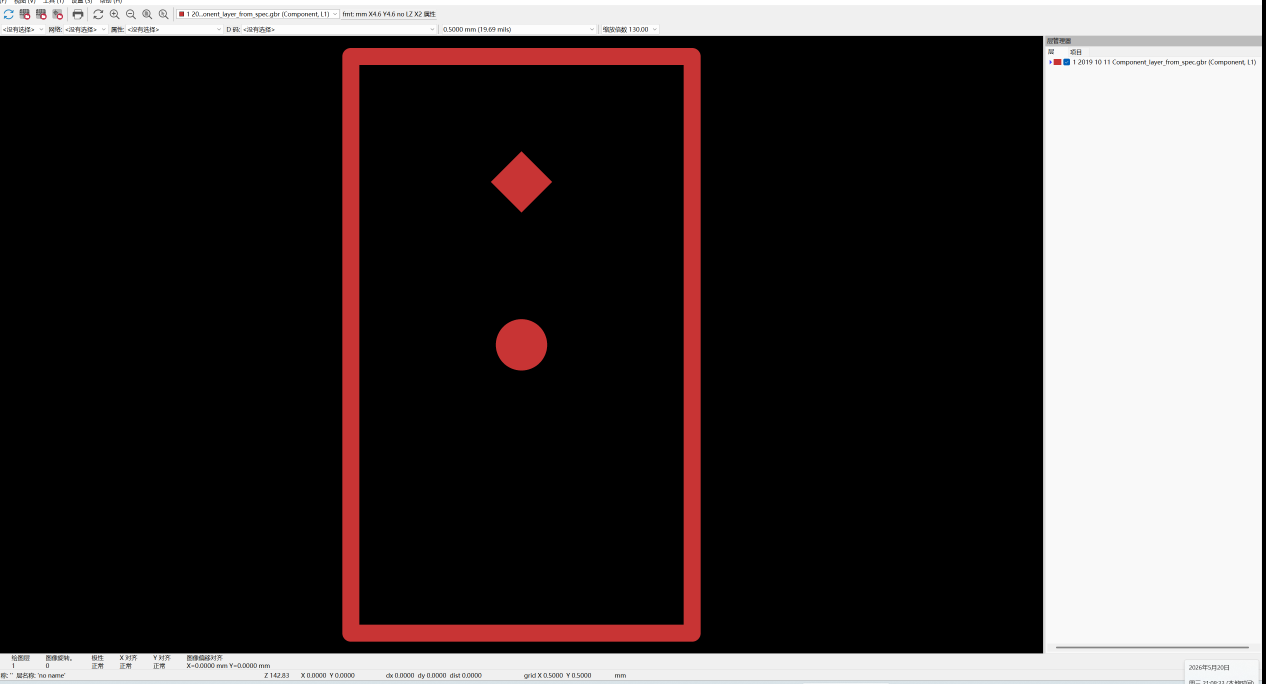
#> input picture test/screenshots/kicad/2019_10_11_Component_layer_from_spec.png, 3797 x 2052 px, found by its file name (shown at 1/3 size); its folder holds 4 pictures in this run
$ python crop-kicad-screenshots.py
#> lines starting #> are read from the running program, lines starting #| are printed output that depends on the picture
"""
裁剪 KiCad 截图到 canvas 区域 (去掉工具栏和状态栏)

KiCad GerbView 窗口布局 (3797x2052 at 2x DPI):
  - 工具栏: y=0~108
  - 画布:   y=108~1959
  - 状态栏: y=1959~2052
"""

import os
import sys
from PIL import Image

sys.stdout.reconfigure(encoding='utf-8')

KICAD_DIR = r'D:\projects\gerbview\test\screenshots\kicad'
OUTPUT_DIR = r'D:\projects\gerbview\test\screenshots\kicad_cropped'

# 固定裁剪区域 (通过亮度跳变分析确定)
CROP_TOP = 108
CROP_BOTTOM = 1959


def main():
    os.makedirs(OUTPUT_DIR, exist_ok=True)

    files = [f for f in os.listdir(KICAD_DIR) if f.endswith('.png')]
    print(f"找到 {len(files)} 个 KiCad 截图")

    for fname in sorted(files):
        path = os.path.join(KICAD_DIR, fname)
        img = Image.open(path)
#> img is the input picture: PIL image 3797x2052 RGB; mean R, G, B 69.4, 63.4, 63.4
        w, h = img.size
#> w = 3797; h = 2052

        # 确保边界在图片范围内
        top = min(CROP_TOP, h)
#> top = 108
        bottom = min(CROP_BOTTOM, h)
#> bottom = 1959

        cropped = img.crop((0, top, w, bottom))
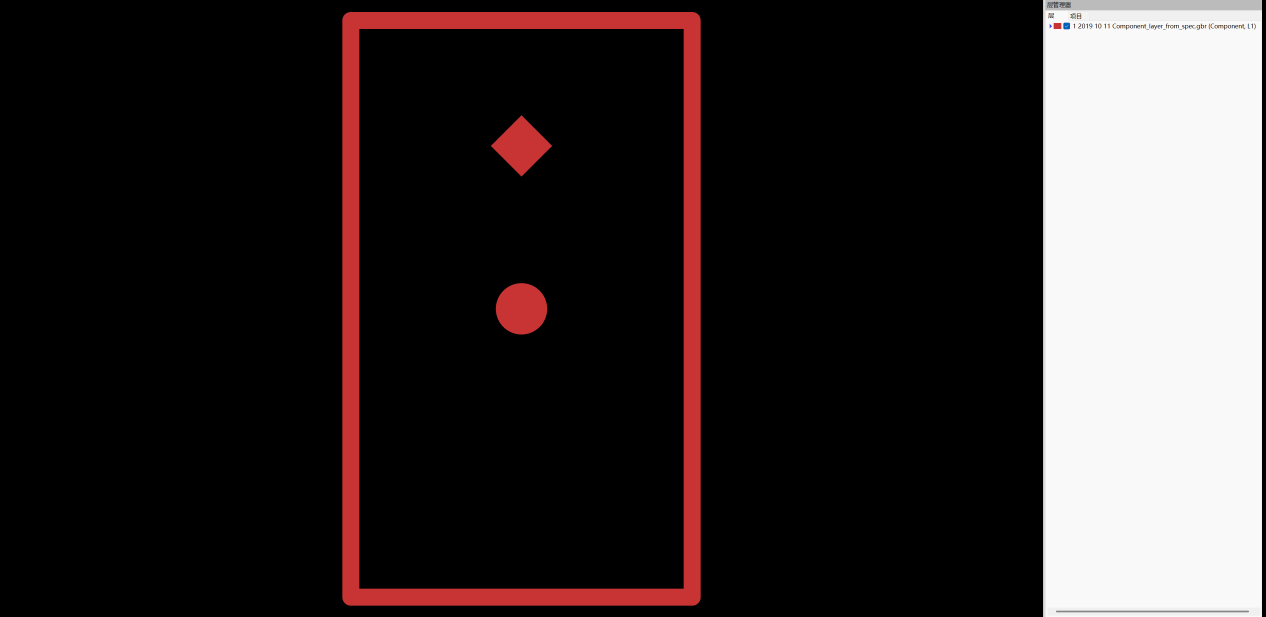
#> cropped: PIL image 3797x1851 RGB (shown at 1/3 size); mean R, G, B 51.6, 45, 45
        outpath = os.path.join(OUTPUT_DIR, fname)
        cropped.save(outpath)
#> pass 2 of the loop in main, `for fname in sorted(files):`:
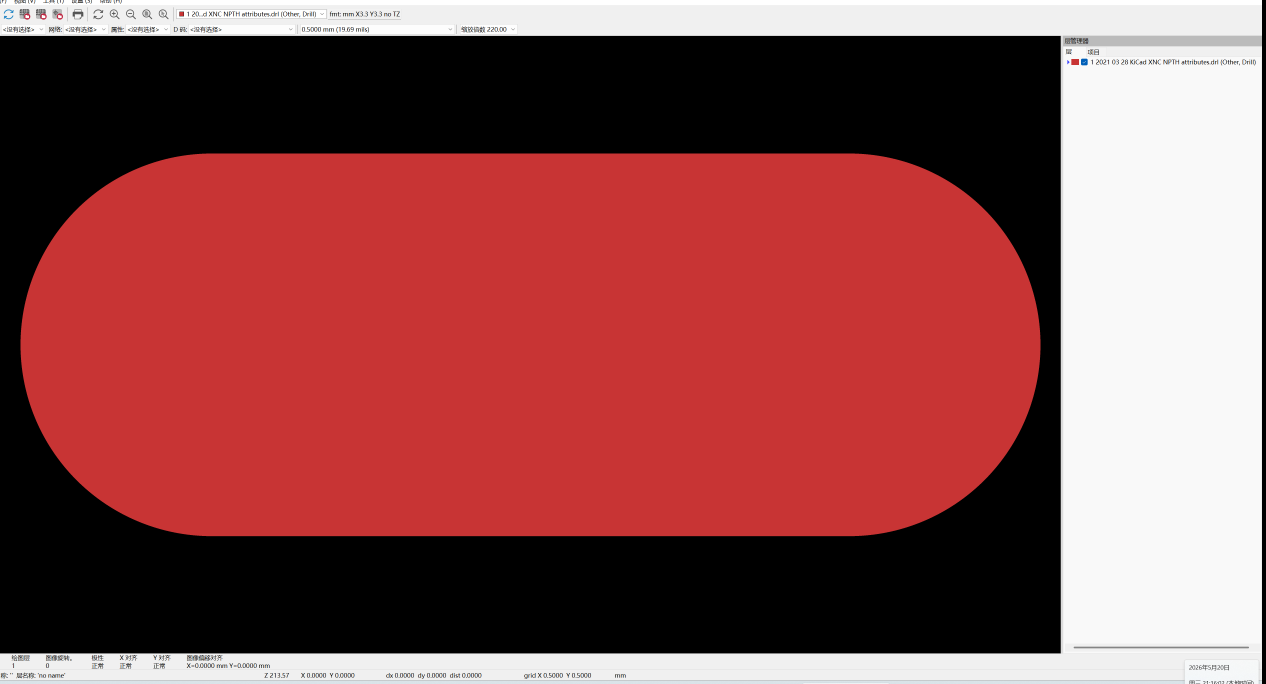
#> input picture test/screenshots/kicad/2021_03_28_KiCad_XNC_NPTH_attributes.png, 3797 x 2052 px, found by its file name (shown at 1/3 size)
#> in main, img is the input picture: PIL image 3797x2052 RGB; mean R, G, B 141.1, 79.7, 79.8
#> in main, `cropped = img.crop((0, top, w, bottom))`:
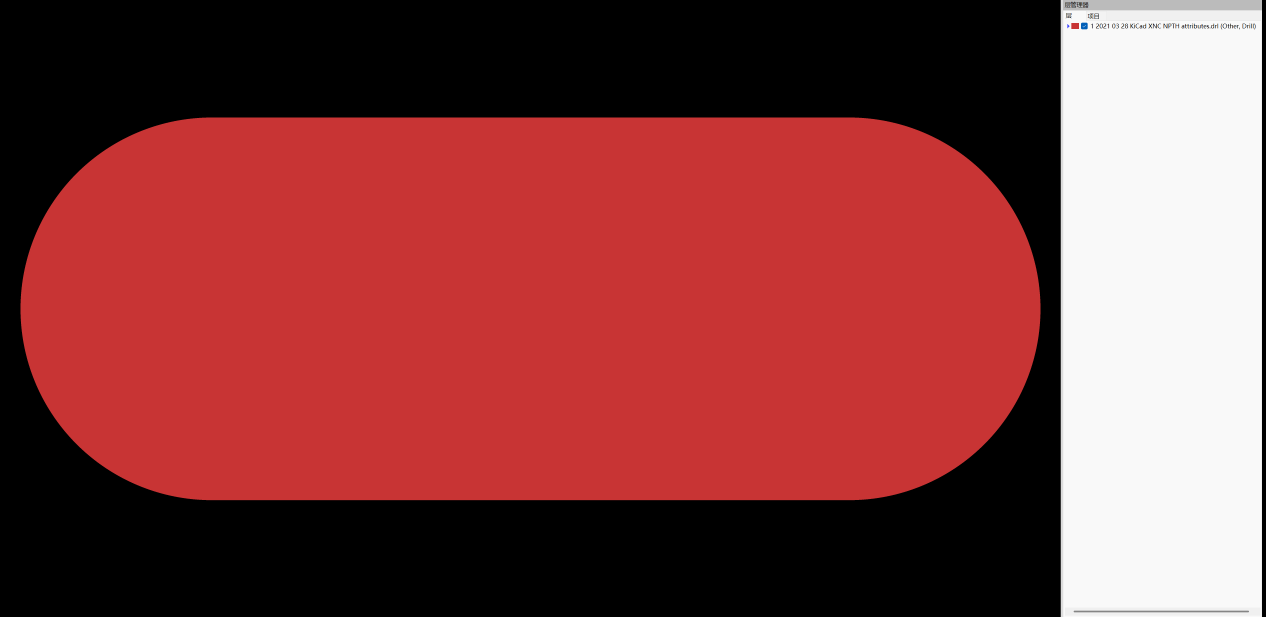
#> cropped: PIL image 3797x1851 RGB (shown at 1/3 size); mean R, G, B 131.1, 63.1, 63.1
#> pass 3 of the loop in main, `for fname in sorted(files):`:
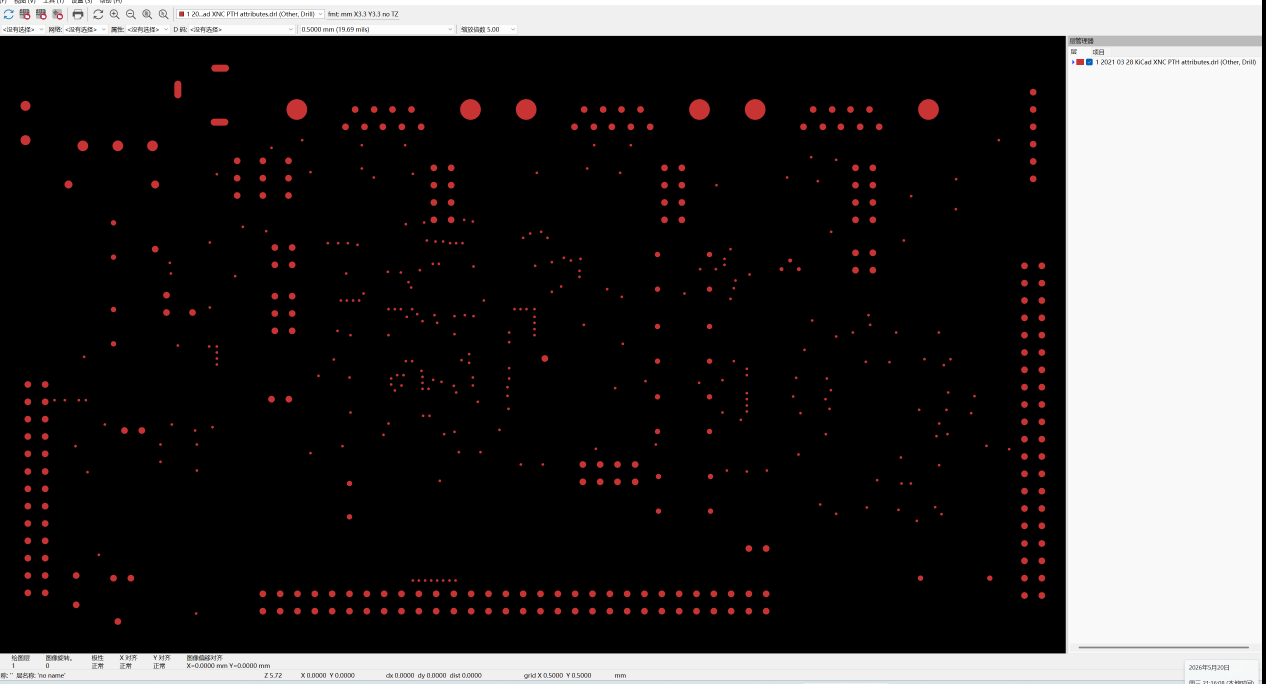
#> input picture test/screenshots/kicad/2021_03_28_KiCad_XNC_PTH_attributes.png, 3797 x 2052 px, found by its file name (shown at 1/3 size)
#> in main, img is the input picture: PIL image 3797x2052 RGB; mean R, G, B 60.3, 58.1, 58.1
#> in main, `cropped = img.crop((0, top, w, bottom))`:
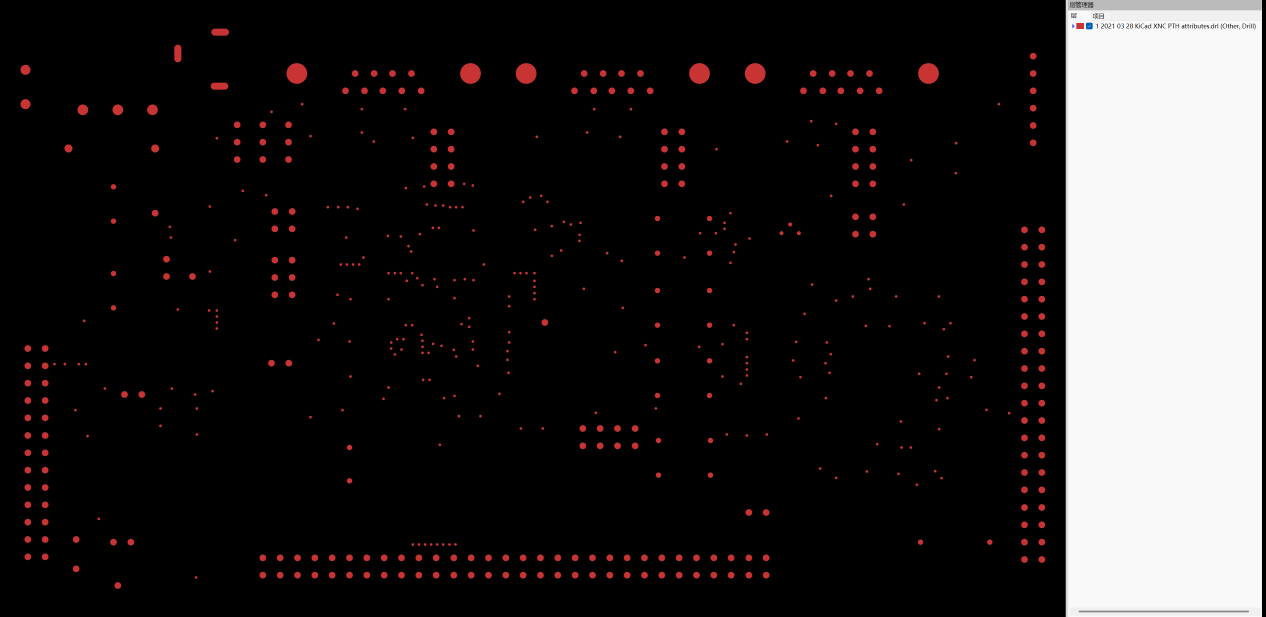
#> cropped: PIL image 3797x1851 RGB (shown at 1/3 size); mean R, G, B 41.5, 39.1, 39.1
#> the loop made 4 passes; the first 3 are shown

    print(f"已裁剪 {len(files)} 个截图到 {OUTPUT_DIR}")
    print(f"裁剪区域: (0, {CROP_TOP}, {3797 if files else 0}, {CROP_BOTTOM})")


if __name__ == '__main__':
    main()
